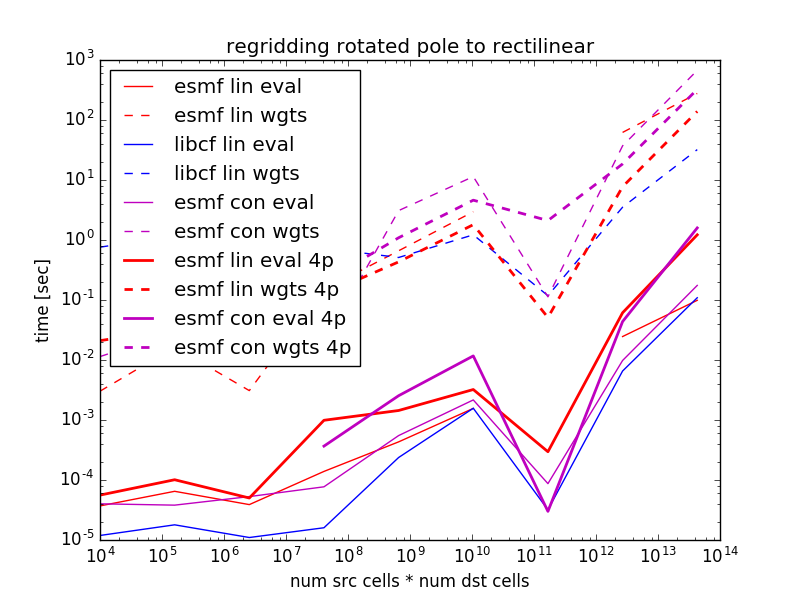

This figure's Python source:
from subprocess import call
import re
import argparse

parser = argparse.ArgumentParser(description='Exercise regridding')
parser.add_argument('--nprocs', type=int, dest='nprocs', default=1,
                    help='Number of procs (for programs supporting MPI execution)')

args = parser.parse_args()

def getEvaluationTime(filename):
	m = re.search(r'evaluation\s+([\d\.e\-\+]+)', open(filename, 'r').read())
	if m:
		return float(m.group(1))
	return None

def getWeightsTime(filename):
	m = re.search(r'weights\s+([\d\.e\-\+]+)', open(filename, 'r').read())
	if m:
		return float(m.group(1))
	return None

def getNumberOfInvalidPoints(filename):
	m = re.search(r'invalid points\:\s+(\d+)', open(filename, 'r').read())
	if m:
		return int(m.group(1))
	return None


src_celldims = [(10, 20),
                (20, 40),
                (40, 80),
                (80, 160),
                (160, 320),
                (320, 640),
                (640, 1280),
                (1280, 2560),]
                #(2560, 5120),]
                #(5120, 10240)]


ns = []
libcf_interp_eval = []
libcf_interp_weights = []
esmf_interp_eval = []
esmf_interp_weights = []
esmf_conserve_eval = []
esmf_conserve_weights = []
esmf_interp_eval_par = []
esmf_interp_weights_par = []
esmf_conserve_eval_par = []
esmf_conserve_weights_par = []

for srcDims in src_celldims:
	# generate the grids
	dstDims = (srcDims[0]//2, srcDims[1]//2)
	call(['python', 'generate_field.py', \
		'--src_nj', '{}'.format(srcDims[0] + 1), \
		'--src_ni', '{}'.format(srcDims[1] + 1), \
		'--dst_nj', '{}'.format(dstDims[0] + 1), \
		'--dst_ni', '{}'.format(dstDims[1] + 1), \
		])

	srcN = srcDims[0] * srcDims[1]
	dstN = dstDims[0] * dstDims[1]
	ns.append(srcN * dstN)
	print('number of src * dst cells is {}'.format(srcN * dstN))

	# run esmf bilinear (serial)
	err = open('log.err', 'w')
	out = open('log.txt', 'w')
	call(['python', 'esmf_interp.py'], stdout=out, stderr=err)
	out.close()
	esmf_interp_eval.append(getEvaluationTime('log.txt'))
	esmf_interp_weights.append(getWeightsTime('log.txt'))

	if args.nprocs > 1:
		# run esmf conserve (parallel)
		err = open('log.err', 'w')
		out = open('log.txt', 'w')
		call(['mpiexec', '-n', str(args.nprocs), 'python', 'esmf_conserve.py'], stdout=out, stderr=err)
		out.close()
		esmf_conserve_eval_par.append(getEvaluationTime('log.txt'))
		esmf_conserve_weights_par.append(getWeightsTime('log.txt'))

		# run esmf bilinear (parallel)
		err = open('log.err', 'w')
		out = open('log.txt', 'w')
		call(['mpiexec', '-n', str(args.nprocs), 'python', 'esmf_interp.py'], stdout=out, stderr=err)
		out.close()
		esmf_interp_eval_par.append(getEvaluationTime('log.txt'))
		esmf_interp_weights_par.append(getWeightsTime('log.txt'))

	# run esmf conserve (serial)
	err = open('log.err', 'w')
	out = open('log.txt', 'w')
	call(['python', 'esmf_conserve.py'], stdout=out, stderr=err)
	out.close()
	esmf_conserve_eval.append(getEvaluationTime('log.txt'))
	esmf_conserve_weights.append(getWeightsTime('log.txt'))

	# run libcf (bilinear)
	err = open('log.err', 'w')
	out = open('log.txt', 'w')
	call(['python', 'libcf_interp.py'], stdout=out, stderr=err)
	out.close()
	libcf_interp_eval.append(getEvaluationTime('log.txt'))
	libcf_interp_weights.append(getWeightsTime('log.txt'))
	numFails = getNumberOfInvalidPoints('log.txt')
	if numFails != 0:
		print('*** {} libcf interp failures'.format(numFails))

	print('ns = {}'.format(ns))
	print('esmf_interp_eval = {}'.format(esmf_interp_eval))
	print('esmf_interp_weights = {}'.format(esmf_interp_weights))
	print('esmf_interp_eval {}p = {}'.format(args.nprocs, esmf_interp_eval_par))
	print('esmf_interp_weights {}p = {}'.format(args.nprocs, esmf_interp_weights_par))
	print('esmf_conserve_eval = {}'.format(esmf_conserve_eval))
	print('esmf_conserve_weights = {}'.format(esmf_conserve_weights))
	print('esmf_conserve_eval {}p = {}'.format(args.nprocs, esmf_conserve_eval_par))
	print('esmf_conserve_weights {}p = {}'.format(args.nprocs, esmf_conserve_weights_par))
	print('libcf_interp_eval = {}'.format(libcf_interp_eval))
	print('libcf_interp_weights = {}'.format(libcf_interp_weights))

# write to file
import re, time
ta = re.sub(' ', '_', time.asctime())
f = open('run_node_interp-{}.csv'.format(ta), 'w')
f.write('src_num_cells*dst_num_cells,esmf_interp_eval,esmf_interp_weights,esmf_conserve_eval,esmf_conserve_weights,libcf_interp_eval,libcf_interp_weights\n')
for i in range(len(ns)):
	f.write('{},{},{},{},{},{},{}\n'.format(ns[i], esmf_interp_eval[i], esmf_interp_weights[i], libcf_interp_eval[i], libcf_interp_weights[i], esmf_conserve_eval[i], esmf_conserve_weights[i]))
f.close()

from matplotlib import pylab
import matplotlib

legs = []

legs.append('esmf lin eval')
pylab.loglog(ns, esmf_interp_eval, 'r-')
legs.append('esmf lin wgts')
pylab.loglog(ns, esmf_interp_weights, 'r--')
legs.append('libcf lin eval')
pylab.loglog(ns, libcf_interp_eval, 'b-')
legs.append('libcf lin wgts')
pylab.loglog(ns, libcf_interp_weights, 'b--')
legs.append('esmf con eval')
pylab.loglog(ns, esmf_conserve_eval, 'm-')
legs.append('esmf con wgts')
pylab.loglog(ns, esmf_conserve_weights, 'm--')
if args.nprocs > 1:
	legs.append('esmf lin eval {}p'.format(args.nprocs))
	pylab.loglog(ns, esmf_interp_eval_par, 'r-', linewidth=2)
	legs.append('esmf lin wgts {}p'.format(args.nprocs))
	pylab.loglog(ns, esmf_interp_weights_par, 'r--', linewidth=2)
	legs.append('esmf con eval {}p'.format(args.nprocs))
	pylab.loglog(ns, esmf_conserve_eval_par, 'm-', linewidth=2)
	legs.append('esmf con wgts {}p'.format(args.nprocs))
	pylab.loglog(ns, esmf_conserve_weights_par, 'm--', linewidth=2)

pylab.legend(legs, loc=2)
pylab.xlabel('num src cells * num dst cells')
pylab.ylabel('time [sec]')
pylab.title('regridding rotated pole to rectilinear')
pylab.savefig('run.png')
#pylab.show()
